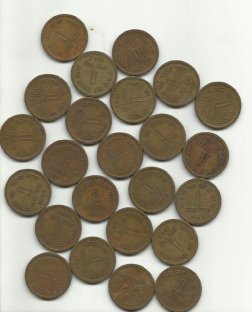
#> input picture sem78-ai-systems/lab1/coins2.jpg, 252 x 312 px
$ jupyter execute lab1.ipynb
#> lines starting #> are read from the running program, lines starting #| are printed output that depends on the picture; after the words box and inside, x2 and y2 are one past the last pixel; in counts of white or black regions, pixels touching at a corner belong together
[cell 1]
import numpy as np
import cv2
from matplotlib import pyplot as plt

[cell 2]
image = cv2.imread("coins2.jpg")
#> image is the input picture: shape (312, 252, 3); mean B, G, R 136.3, 153.2, 161.4
image = cv2.cvtColor(image, cv2.COLOR_BGR2RGB)
# image = image[:, :, [2, 1, 0]]

[cell 3]
max_size, min_size = max(image.shape[:-1]), min(image.shape[:-1])
#> max_size = 312; min_size = 252
width, height = image.shape[:-1]
#> width = 312; height = 252
print(width, height, image.shape)
#| 312 252 (312, 252, 3)

img = np.zeros((max_size, max_size, 3))
img[:,:] = image[0,0]

d2 = (max_size - min_size)//2
#> d2 = 30

if width > height:
    img[:, d2:-d2] = image
else:
    img[d2:-d2, :] = image

print(width, height, img.shape)
#| 312 252 (312, 312, 3)
img = img.astype(int)
plt.imshow(img)

[cell 4]
img_res = cv2.resize(img/255,(256,256), interpolation=cv2.INTER_AREA)
img_res = (img_res * 255).astype(np.uint8)
plt.imshow(img_res)

[cell 5]
# upper = (250,)*3
# lower = (20,)*3

upper = (150,)*3
lower = (30,)*3

thresh = cv2.inRange(img_res, lower, upper)
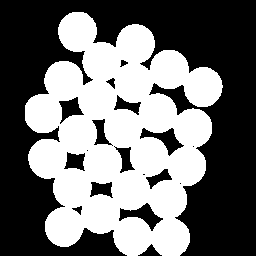
#> thresh: shape (256, 256); 44.5% white; 1 white region

plt.imshow(thresh, cmap='gray')

[cell 6]
contours = cv2.findContours(thresh , cv2.RETR_EXTERNAL, cv2.CHAIN_APPROX_SIMPLE)
#> contours = 1 contour; box (x1, y1, x2, y2) and area: (25, 12, 223, 256) 31394
contours = contours[0] if len(contours) == 2 else contours[1]

# draw white filled contours on black background
mask = np.zeros_like(img_res)
for cntr in contours:
    cv2.drawContours(mask, [cntr], 0, (255,255,255), -1)
#> this loop made 1 pass
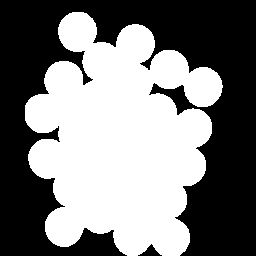
#> mask: shape (256, 256, 3); 48.8% white; 1 white region, box (x1, y1, x2, y2) and area: (25, 12, 223, 256) 31972

mask = 255 - mask

plt.imshow(mask)

[cell 7]
def rotate(image, angle, center = None, scale = 1.0):
    (h, w) = image.shape[:2]

    if center is None:
        center = (w / 2, h / 2)

    # Perform the rotation
    M = cv2.getRotationMatrix2D(center, angle, scale)
    rotated = cv2.warpAffine(image, M, (w, h),
                           borderMode=cv2.BORDER_CONSTANT,
                           borderValue=image[0,0])

    return rotated

def gen_random(images: list, size = 128):
    out_images = []

    idx = np.random.randint(10000)
    angle = np.random.random() * 360
    blur_strength = np.random.randint(1,5)
    px_crops = None

    for img in images:
        n_img = img.copy().astype(np.float64)

        if idx % 2 == 0:
            n_img = rotate(n_img, angle)

        # crop
        img_size = min(n_img.shape[:-1])
        px_crops = px_crops if px_crops is not None else np.random.randint(img_size - size, size=2)
        n_img = n_img[px_crops[0]:px_crops[0] + size, px_crops[1]:px_crops[1] + size]

        if idx % 5 == 0:
            n_img = cv2.blur(n_img, (blur_strength,blur_strength))


        if idx % 5 == 3:
            kernel = np.array([[-1,-1,-1],
                            [-1, 9,-1],
                            [-1,-1,-1]])
            n_img = cv2.filter2D(n_img, -1, kernel)

        n_img = np.clip(n_img, 0, 255).astype(int)

        out_images.append(n_img)

    return out_images

[cell 8]
i, m = img_res, mask
while True:
    i, m = gen_random([img_res, mask])
    break
#> this loop made 1 pass
#> pass 1, in rotate, `rotated = cv2.warpAffine(image, M, (w, h), borderMode=cv2.BORDER_CONST..`:
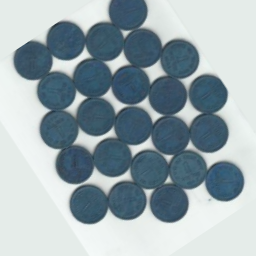
#> rotated: shape (256, 256, 3) float64; mean of channels 0, 1, 2 174.9, 168.9, 154; drawn as B, G, R
#> pass 1, `i, m = gen_random([img_res, mask])`:
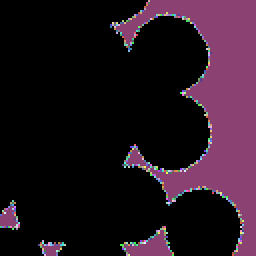
#> m: shape (128, 128, 3) int64 (shown 2 times larger); 170 distinct labels, from 0 to 255; one colour per label, 0 black


fig = plt.figure(figsize=(8,3))
ax = fig.add_subplot(1, 2, 1, xticks=[], yticks=[])
plt.imshow(i)
ax = fig.add_subplot(1, 2, 2, xticks=[], yticks=[])
plt.imshow(m)

[cell 9]
# save
import os
import pandas as pd

def save_gen(image, mask, count=100):
    mask[mask==-1] = 255
    markers_scale = np.clip(mask*(255./mask.max()), 0, 255).astype('uint8')

    imgs = []
    msks = []

    save_path = "./saved"
    if not os.path.exists(save_path):
        os.makedirs(save_path)

    for i in range(count):
        img, msk, mark_s = gen_random([image, mask, markers_scale])
        img = img.astype(np.uint8)
        img = cv2.cvtColor(img, cv2.COLOR_RGB2BGR)
        cv2.imwrite(f"{save_path}/{i}i.jpg", img)
        cv2.imwrite(f"{save_path}/{i}m.jpg", mark_s)

        msk[msk==255] = -1

        im_f = img.flatten()
        msk_f = msk.flatten()
        # print(im_f, msk_f)
        # print(im_f.shape, msk_f.shape)

        imgs.append(im_f)
        msks.append(msk_f)

    imgs = np.array(imgs)
    msks = np.array(msks)
    # print(imgs.shape, msks.shape)

    df_imgs = pd.DataFrame(imgs)
    df_msks = pd.DataFrame(msks)

    df_imgs.to_csv(f"{save_path}/imgs.csv")
    df_msks.to_csv(f"{save_path}/msks.csv")

[cell 10]
# save_gen(img_res, mask)

2

[cell 11]
# gray = cv2.cvtColor(img_res,cv2.COLOR_BGR2GRAY)
# ret, thresh = cv2.threshold(gray,0,205,cv2.THRESH_BINARY_INV+cv2.THRESH_OTSU)

plt.imshow(thresh)

[cell 12]
kernel = np.ones((3,3),np.uint8)
opening = cv2.morphologyEx(thresh,cv2.MORPH_OPEN,kernel, iterations = 5)
#> opening: shape (256, 256); 44.1% white; 1 white region, box (x1, y1, x2, y2) and area: (25, 12, 222, 256) 28871

# sure background area
sure_bg = cv2.dilate(opening,kernel,iterations=2)
#> sure_bg: shape (256, 256); 51.2% white; 15 black regions (3 under 20 px), largest, box (x1, y1, x2, y2) and area: (0, 0, 256, 256) 30504, (154, 87, 191, 111) 228, (122, 207, 158, 225) 199

# Finding sure foreground area
dist_transform = cv2.distanceTransform(opening,cv2.DIST_L2,5)
ret, sure_fg = cv2.threshold(dist_transform,0.7*dist_transform.max(),255,0)
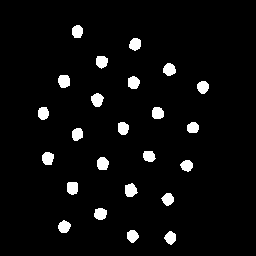
#> sure_fg: shape (256, 256) float32; 4.5% white; 24 white regions, largest, box (x1, y1, x2, y2) and area: (125, 183, 138, 197) 135, (58, 75, 70, 88) 133, (91, 93, 104, 107) 132
#> ret = 13.7

# Finding unknown region
sure_fg = np.uint8(sure_fg)
unknown = cv2.subtract(sure_bg,sure_fg)
#> unknown: shape (256, 256); 46.7% white; 1 white region, box (x1, y1, x2, y2) and area: (23, 10, 224, 256) 30637

fig, ax = plt.subplots(1, 5, figsize=(12,12))
ax[0].imshow(opening)
ax[1].imshow(sure_bg)
ax[2].imshow(dist_transform)
ax[3].imshow(sure_fg)
ax[4].imshow(unknown)

[cell 13]
# Marker labelling
ret, markers = cv2.connectedComponents(sure_fg)
#> markers: shape (256, 256) int32; 25 distinct labels, from 0 to 24
#> ret = 25

# Add one to all labels so that sure background is not 0, but 1
markers = markers+1
#> markers: shape (256, 256) int32; 25 distinct labels, from 1 to 25

# Now, mark the region of unknown with zero
markers[unknown==255] = 0
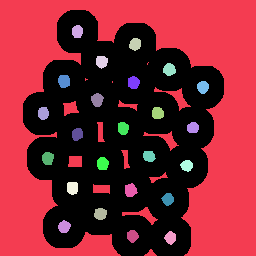
#> markers: shape (256, 256) int32; 26 distinct labels, from 0 to 25; one colour per label, 0 black

plt.imshow(markers)

[cell 14]
markers = cv2.watershed(img_res,markers)
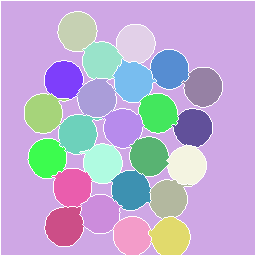
#> markers: shape (256, 256) int32; 26 distinct labels, from -1 to 25; one colour per label, 0 black, -1 white

img2 = img_res.copy()

img2[markers == -1] = [255,0,0]
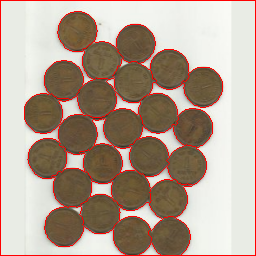
#> img2: shape (256, 256, 3); mean R, G, B 179.3, 160.4, 146

plt.imshow(markers)
print(markers.min())
#| -1

[cell 15]
plt.imshow(img2)

[cell 16]
save_gen(img_res, markers)
#> in save_gen, `mask[mask==-1] = 255`:
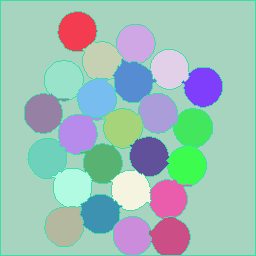
#> mask: shape (256, 256) int32; 26 distinct labels, from 1 to 255; one colour per label, 0 black
#> the loop in save_gen, `for i in range(count):` made 100 passes
#> after the loop in save_gen, `for i in range(count):`:
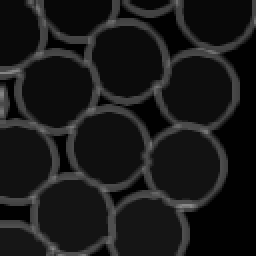
#> msk: shape (128, 128) int64 (shown 2 times larger); min 1, max 137, mean 24.8
#> after the loop in save_gen, `for i in range(count):`: imgs = 100 items
#> in save_gen, `df_imgs = pd.DataFrame(imgs)`: df_imgs = table of 100 rows and 49152 columns
#> in save_gen, `df_msks = pd.DataFrame(msks)`: df_msks = table of 100 rows and 16384 columns
